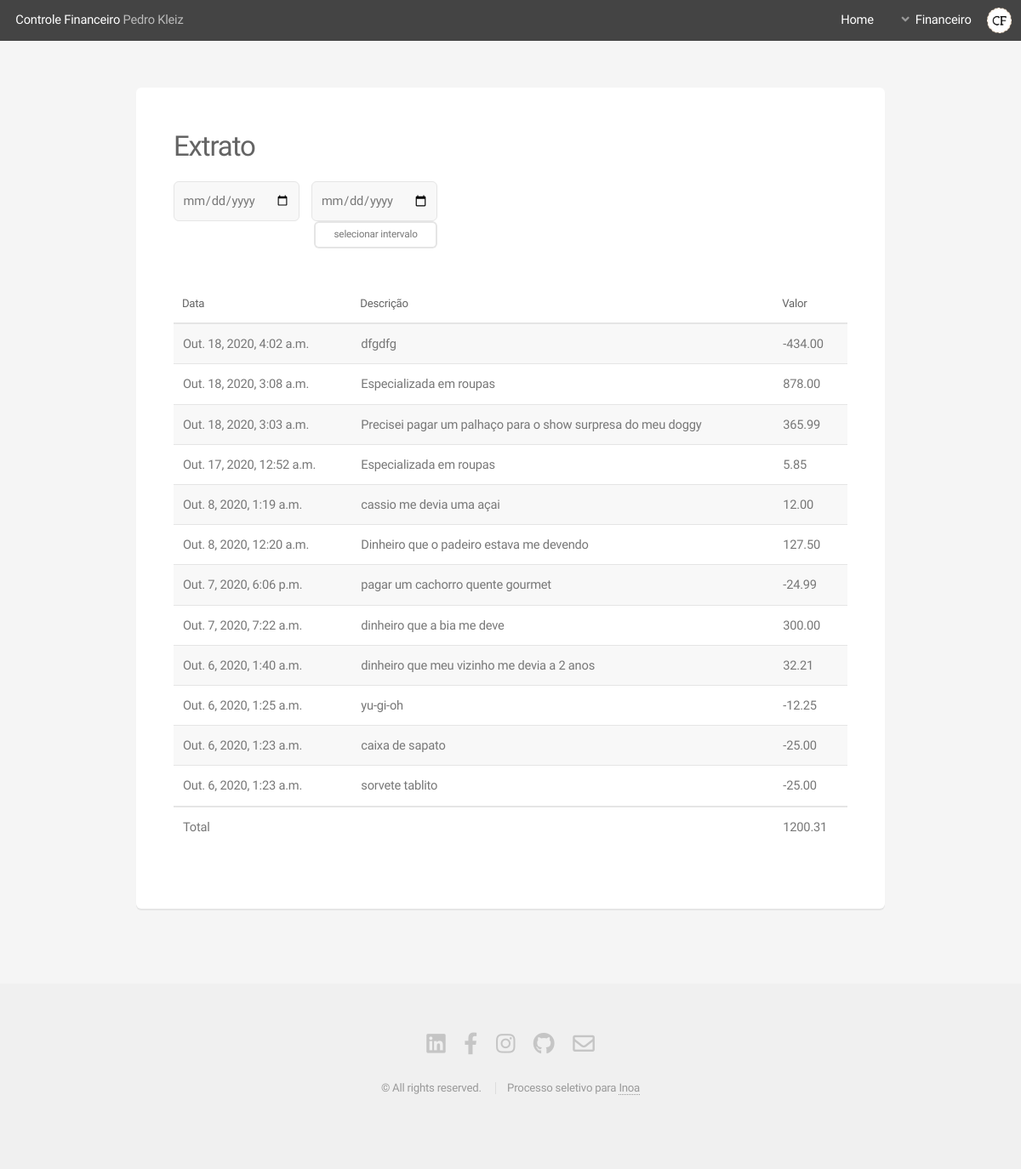
Before: /statement/ with the older database file.
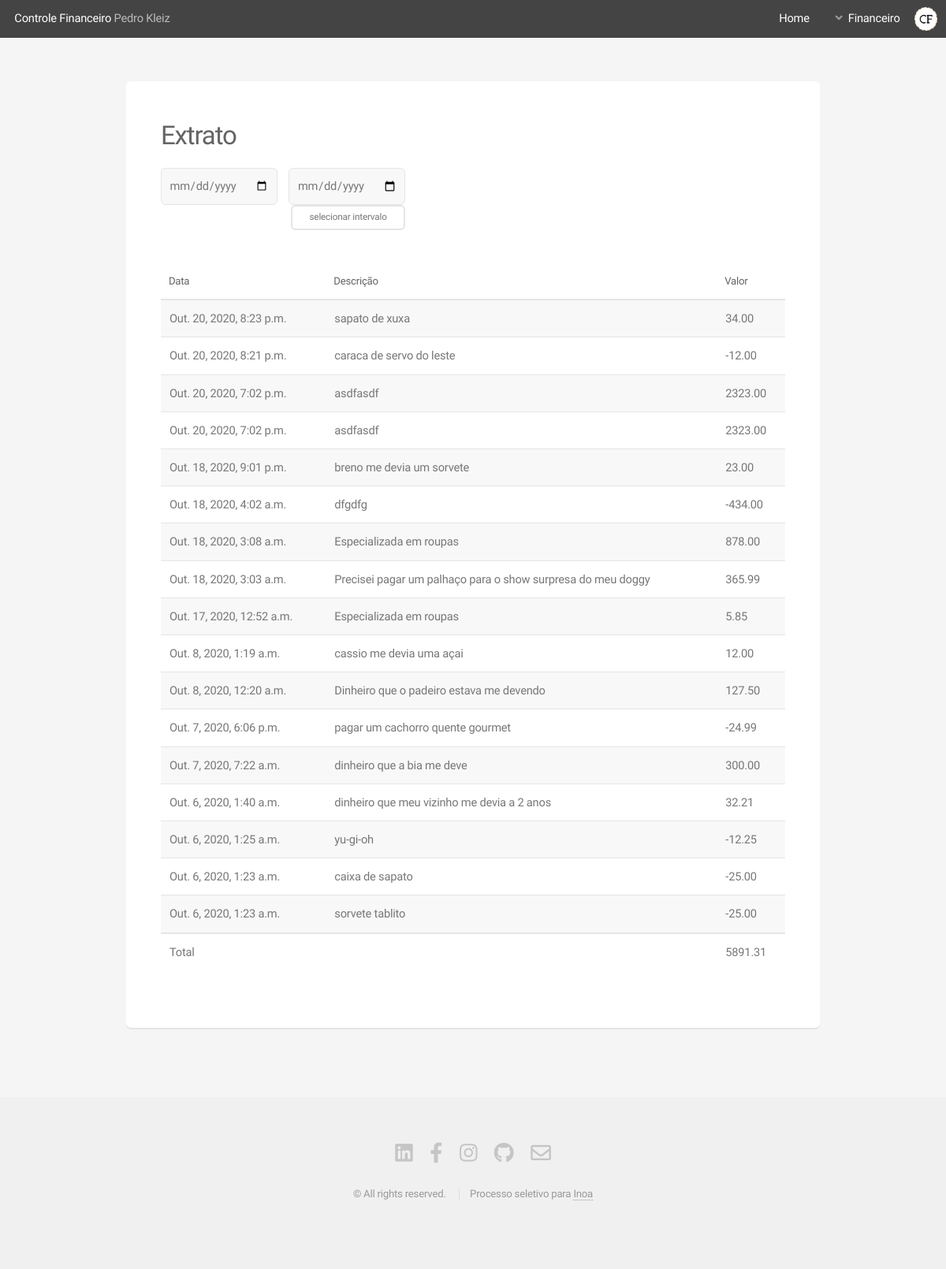
After: the same page with the newer database file.
### website/models.py (models this page shows, shortened)
class Withdrawal(models.Model):
    withdrawal_name = models.CharField(max_length=50)
    withdrawal_value = models.DecimalField(
        blank=False, null=False, max_digits=20, decimal_places=2)
    withdrawal_date = models.DateTimeField(auto_now=True)

class Deposit(models.Model):
    deposit_name = models.CharField(max_length=50)
    deposit_value = models.DecimalField(
        blank=False, null=False, max_digits=20, decimal_places=2)
    deposit_date = models.DateTimeField(auto_now=True)

### website/views.py (the view)
# urls.py: path('statement/', statement_view, name='statement'),
def statement_view(request):
    withdrawalsValue = Withdrawal.objects.values()
    depositsValue = Deposit.objects.values()
    listOfDictUnordered = list(chain(withdrawalsValue, depositsValue))
    listOfDictOrdered = orderListOfDicts(listOfDictUnordered)
    balance = totalStatement(listOfDictOrdered)
    dicStatementRender = {
        'listOfDictOrdered': listOfDictOrdered, 'balance': balance}
    return render(request, 'statement.html', dicStatementRender)

### website/functions.py (called while the page is built)
def totalStatement(listOfDict):
    totalP = 0
    totalN = 0
    for dicts in listOfDict:
        if(dicts['value'] > 0):
            totalP = totalP + dicts['value']
        if(dicts['value'] < 0):
            totalN = totalN + dicts['value']
    return totalP+totalN

### website/templates/statement.html (shortened to what this page needs)
{% load static %} {% include 'partials/headerBlack.html' %}
<section id="main" class="container">
  <section class="box">
    <header>
        <div class="col-6 col-12-mobilep">
          <h2 class="col-6">Extrato</h2>
        </div>
        <form method="post" action="{% url 'statementResult' %}">
          <div class="row gtr-uniform gtr-50">
            <div  style="float:left">
              <input type="date" class="value-box" name="dateStart" value="">
            </div>
            <div style="float:left">
              <input type="date" class="value-box" name="dateEnd" value="">
              <div style="float:right">
                <input type="submit" style="float: right;" class="button alt small" value="selecionar intervalo">
              </div>
            </div>
          </div>
        </form>
    </header>
    <br>
    <div class="table-wrapper">
      <table>
        <thead>
          <tr>
            <th>Data</th>
            <th>Descrição</th>
            <th>Valor</th>
          </tr>
        </thead>
        <tbody>
          {% for dict in listOfDictOrdered %}
          <tr>
            <td>{{ dict.date }}</td>
            <td>{{ dict.name }}</td>
            <td>{{ dict.value }}</td>
          </tr>
          {% endfor %}
        </tbody>
        <tfoot>
          <tr>
            <td>Total</td>
            <td colspan="1"></td>
            <td>{{ balance }}</td>
          </tr>
        </tfoot>
      </table>
    </div>
  </section>
</section>
{% include 'partials/footer.html'%}

### website/templates/partials/headerBlack.html (shortened to what this page needs)
{% load static %}
<!DOCTYPE html>
<html>
  <head>
    <link rel="stylesheet" href="{% static 'assets/css/main.css' %}" />
  </head>
  <body class="is-preload">
    <div id="page-wrapper">
      <header id="header">{% include 'partials/linksHeader.html' %}</header>
    </div>
  </body>
</html>

### website/templates/partials/linksHeader.html (shortened to what this page needs)
{% load static %}
<h1><a href="{% url 'index' %}  ">Controle Financeiro</a> Pedro Kleiz</h1>
<nav id="nav">
  <ul>
    <li><a href="{% url 'index' %}">Home</a></li>
    <li>
      <a href="#" class="icon solid fa-angle-down">Financeiro</a>
    </li>
      <img
        href="{% url 'index' %}"
        style="height: 2em; width: 2em; vertical-align: middle"
        src="{% static 'images/logo.png'  %}"
        alt="Responsive image"
      />
  </ul>
</nav>

### website/templates/partials/footer.html (shortened to what this page needs)
{% load static %}
<footer id="footer">
    <ul class="icons">
        <li>
            <a href="https://www.linkedin.com/in/pkleiz/" class="icon brands fa-linkedin"><span class="label">Twitter</span></a>
        </li>
        <li>
            <a href="https://www.facebook.com/pkleiz/" class="icon brands fa-facebook-f"><span class="label">Facebook</span></a>
        </li>
        <li>
            <a href="https://www.instagram.com/pkleiz/" class="icon brands fa-instagram"><span class="label">Instagram</span></a>
        </li>
        <li>
            <a href="https://github.com/pkleiz" class="icon brands fa-github"><span class="label">Github</span></a>
        </li>
        <li>
            <a href="mailto:pkleiz@hotmail.com" class="icon fa-envelope"><span class="label">Envie me uma mensagem</span></a>
        </li>
    </ul>
    <ul class="copyright">
        <li>&copy; All rights reserved.</li>
        <li>Processo seletivo para <a href="https://www.inoa.com.br/">Inoa</a></li>
    </ul>
</footer>
</body>
</html>

Changed rows visible on the page:
added Deposit: date "Out. 20, 2020, 8:23 p.m.", name "sapato de xuxa", value "34.00"
added Withdrawal: date "Out. 20, 2020, 8:21 p.m.", name "caraca de servo do leste", value "-12.00"
added Deposit: date "Out. 20, 2020, 7:02 p.m.", name "asdfasdf", value "2323.00"
added Deposit: date "Out. 20, 2020, 7:02 p.m.", name "asdfasdf", value "2323.00"
added Deposit: date "Out. 18, 2020, 9:01 p.m.", name "breno me devia um sorvete", value "23.00"
Other visible differences:
{{ balance }}: "1200.31" → "5891.31"
